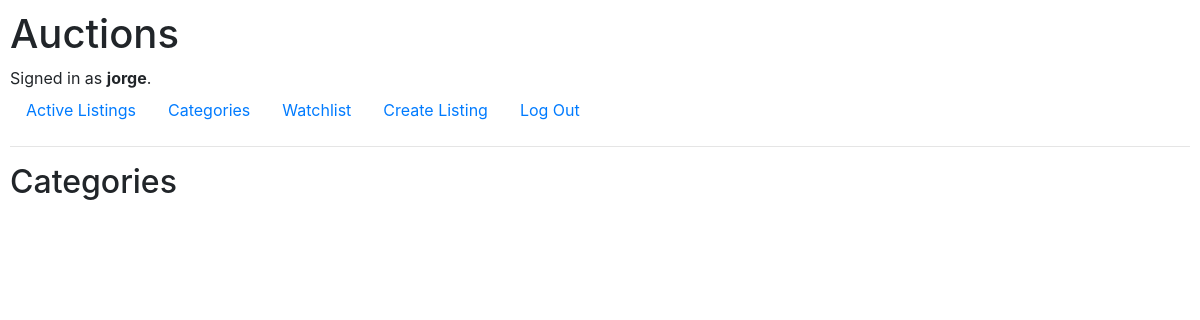
The page /categories (signed in) on the database as committed earlier.
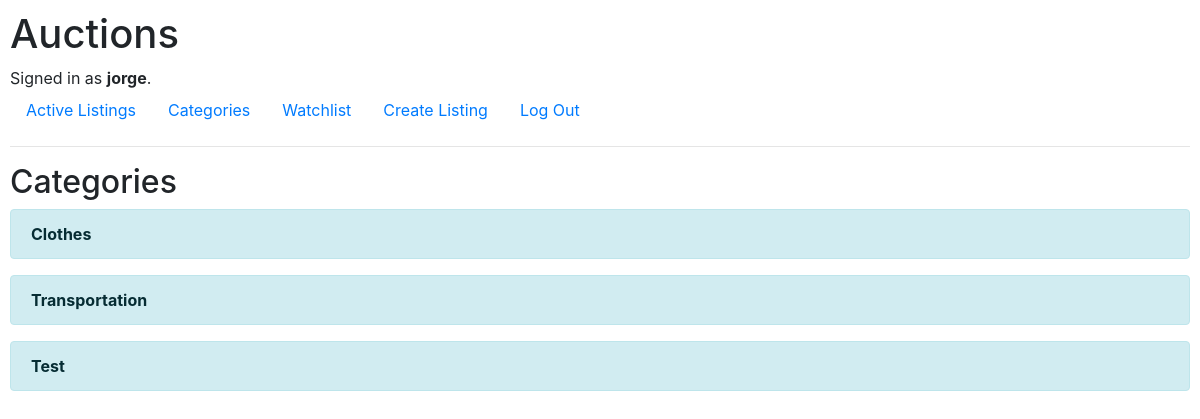
The same page on the database as committed later.
### auctions/models.py (models this page shows)
class Category(models.Model):
    name = models.CharField(max_length=64)

### auctions/views.py (the view)
# urls.py: path("categories", views.categories, name="categories"),
def categories(request):
    categories = Category.objects.all()
    return render(request, "auctions/categories.html",{
        "categories": categories
    })

### auctions/templates/auctions/categories.html
{% extends "auctions/layout.html" %}
{% block body %}
    <h2>Categories</h2>
    {% for category in categories %}
    <div class="alert alert-info" role="alert">
        <a href="{% url 'category' category.name %}" class="alert-link">{{ category.name }}</a>
    </div>
    {% endfor %}
{% endblock %}

Rows that differ between the two databases and show on the page:
added Category: name "Clothes"
added Category: name "Transportation"
added Category: name "Test"
